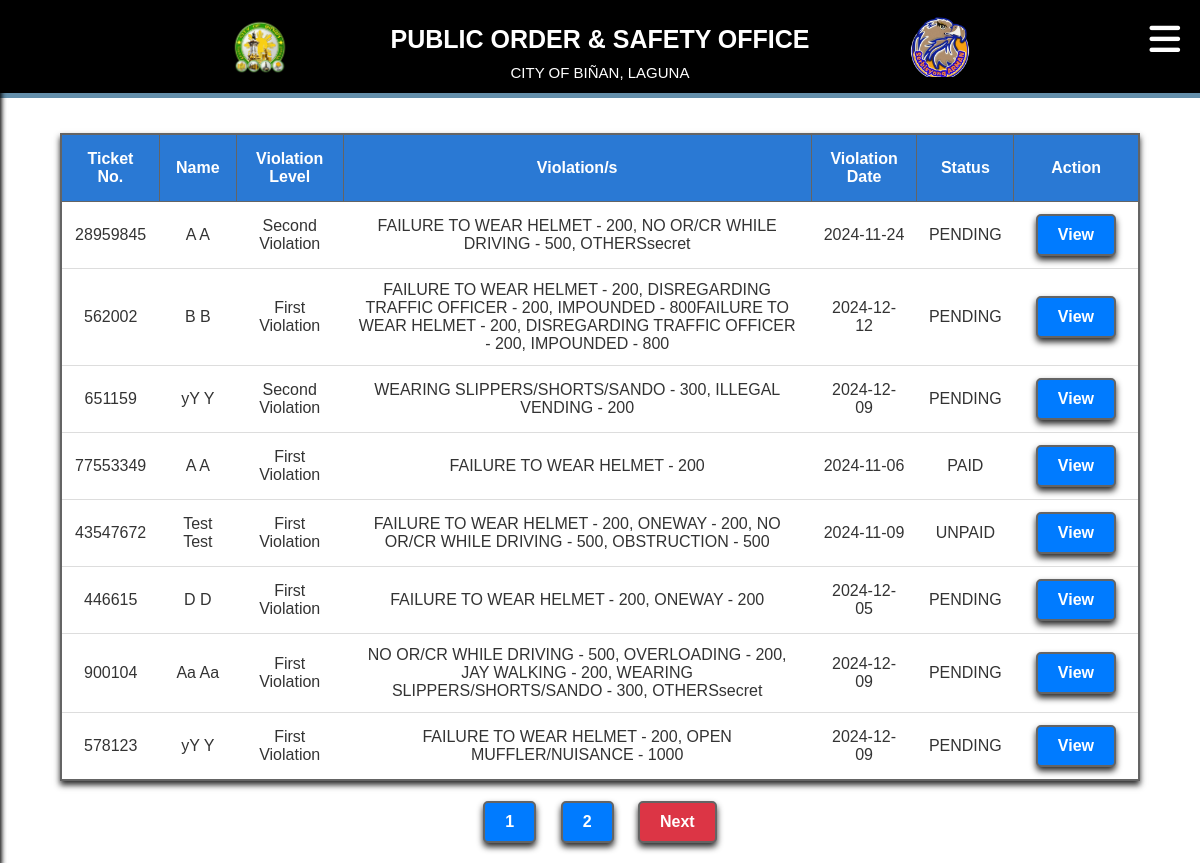
/admin/report.php (signed in), run on an earlier commit of the app's database.
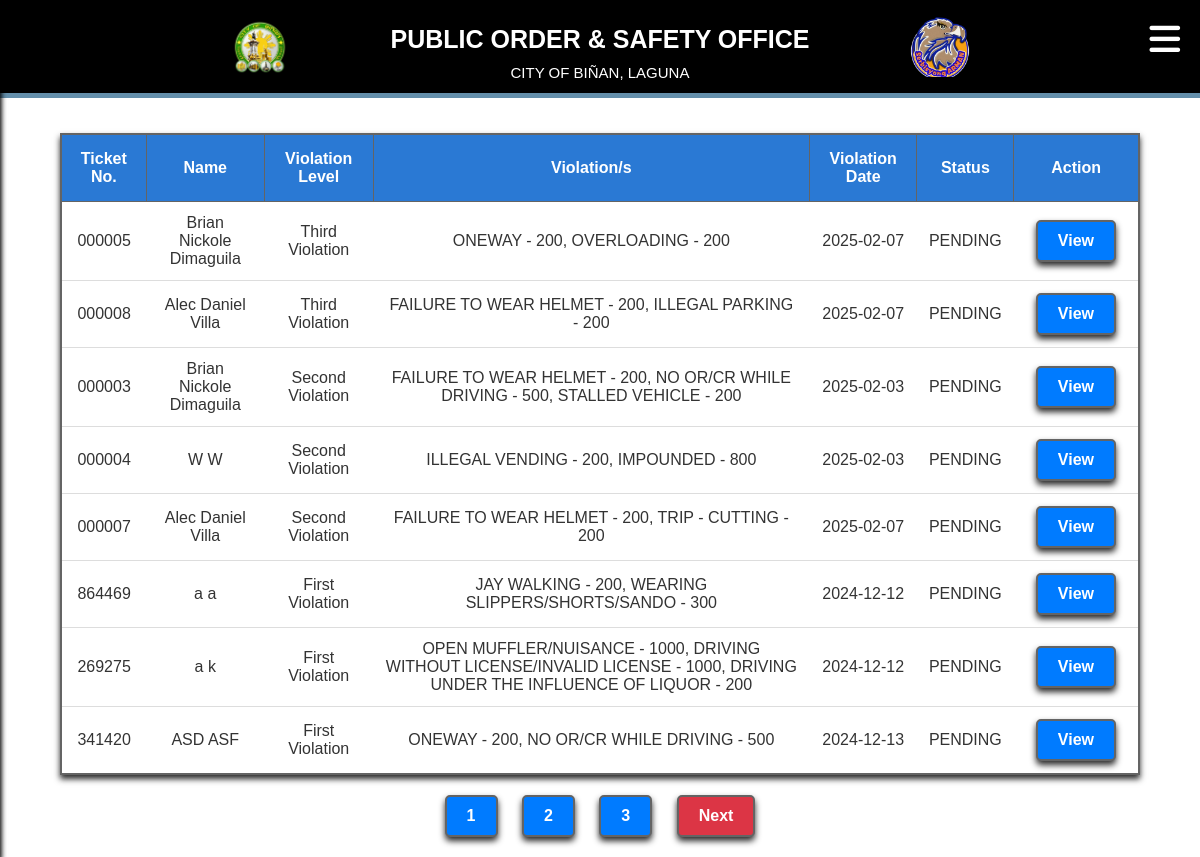
And on a later commit of the database.
### tables this page shows
CREATE TABLE `report` (
  `ID` int(11) NOT NULL,
  `ticket_number` varchar(6) DEFAULT NULL,
  `first_name` varchar(100) DEFAULT NULL,
  `middle_name` varchar(100) DEFAULT NULL,
  `last_name` varchar(100) DEFAULT NULL,
  `dob` date DEFAULT NULL,
  `address` varchar(255) DEFAULT NULL,
  `license` varchar(255) NOT NULL,
  `confiscated` enum('yes','no') NOT NULL,
  `violation_date` date DEFAULT NULL,
  `violation_time` time DEFAULT NULL,
  `street` varchar(100) DEFAULT NULL,
  `plate_number` varchar(20) DEFAULT NULL,
  `city` varchar(100) DEFAULT NULL,
  `registration` varchar(100) DEFAULT NULL,
  `vehicle_type` varchar(50) DEFAULT NULL,
  `vehicle_owner` varchar(100) DEFAULT NULL,
  `created_at` timestamp NOT NULL DEFAULT current_timestamp(),
  `signature` longblob NOT NULL
);

### admin/report.php (the view, shortened to what the changed rows need)
<?php
include 'connection.php';
$filter = isset($_GET['filter']) ? $_GET['filter'] : '';
$searchTerm = isset($_GET['search']) ? $_GET['search'] : '';
$limit = 8;
$page = isset($_GET['page']) ? $_GET['page'] : 1;
$start = ($page - 1) * $limit;
$sql = "
    SELECT
        r.ticket_number,
        r.violation_date,
        r.first_name,
        r.last_name,
        COALESCE(v.STATUS, v2.STATUS, v3.STATUS) AS payment_status,
        CASE
            WHEN v.ticket_number IS NOT NULL THEN 'First Violation'
            WHEN v2.ticket_number IS NOT NULL THEN 'Second Violation'
            WHEN v3.ticket_number IS NOT NULL THEN 'Third Violation'
            ELSE 'Unknown'
        END AS violation_level,
        CONCAT(
            IFNULL(v.first_violation, ''),
            IFNULL(v.others_violation, ''),
            IFNULL(v2.second_violation, ''),
            IFNULL(v2.others_violation, ''),
            IFNULL(v3.third_violation, ''),
            IFNULL(v3.others_violation, '')
        ) AS violations
    FROM
        report AS r
    LEFT JOIN
        violation AS v ON r.ticket_number = v.ticket_number
    LEFT JOIN
        2_violation AS v2 ON r.ticket_number = v2.ticket_number
    LEFT JOIN
        3_violation AS v3 ON r.ticket_number = v3.ticket_number
    WHERE
        (r.ticket_number LIKE :searchTerm
        OR r.first_name LIKE :searchTerm
        OR r.last_name LIKE :searchTerm)
";
$sql .= " LIMIT :start, :limit";
$stmt = $conn->prepare($sql);
$stmt->bindValue(':searchTerm', '%' . $searchTerm . '%');
$stmt->bindValue(':start', $start, PDO::PARAM_INT);
$stmt->bindValue(':limit', $limit, PDO::PARAM_INT);
$stmt->execute();
$reports = $stmt->fetchAll(PDO::FETCH_ASSOC);
$totalStmt = $conn->prepare("
    SELECT COUNT(*)
    FROM report AS r
    LEFT JOIN
        violation AS v ON r.ticket_number = v.ticket_number
    LEFT JOIN
        2_violation AS v2 ON r.ticket_number = v2.ticket_number
    LEFT JOIN
        3_violation AS v3 ON r.ticket_number = v3.ticket_number
    WHERE
        (r.ticket_number LIKE :searchTerm
        OR r.first_name LIKE :searchTerm
        OR r.last_name LIKE :searchTerm)
");
$totalStmt->bindValue(':searchTerm', '%' . $searchTerm . '%');
$totalStmt->execute();
$totalRecords = $totalStmt->fetchColumn();
$totalPages = ceil($totalRecords / $limit);
?>
<!DOCTYPE html>
<html lang="en">
<head>
    <link rel="stylesheet" href="/poso/admin/css/report1.css">
    <link rel="stylesheet" href="https://cdnjs.cloudflare.com/ajax/libs/font-awesome/6.0.0-beta3/css/all.min.css">
</head>
<body>
<div class="main-content">
        <table class="table mt-5">
            <thead>
                <tr>
                    <th>Ticket No.</th>
                    <th>Name</th>
                    <th>Violation Level</th>
                    <th>Violation/s</th>
                    <th>Violation Date</th>
                    <th>Status</th>
                    <th>Action</th>
                </tr>
            </thead>
            <tbody>
                <?php foreach ($reports as $report) : ?>
                    <tr>
                        <td><?php echo htmlspecialchars($report['ticket_number']); ?></td>
                        <td><?php echo htmlspecialchars($report['first_name']) . ' ' . htmlspecialchars($report['last_name']); ?></td>
                        <td><?php echo htmlspecialchars($report['violation_level']); ?></td>
                        <td><?php echo htmlspecialchars($report['violations']); ?></td>
                        <td><?php echo htmlspecialchars($report['violation_date']); ?></td>
                        <td><?php echo htmlspecialchars($report['payment_status']); ?></td>
                        <td>
                            <a href="sm.php?ticket_number=<?php echo htmlspecialchars($report['ticket_number']); ?>" class="pagination-btn">View</a>
                        </td>
                    </tr>
                <?php endforeach; ?>
            </tbody>
        </table>
        <div class="pagination">
    <?php
        for ($i = 1; $i <= $totalPages; $i++):
            $activeClass = ($i == $page) ? 'active' : '';
    ?>
        <a href="?page=<?php echo $i; ?>&search=<?php echo urlencode($searchTerm); ?>&filter=<?php echo urlencode($filter); ?>" class="pagination-btn <?php echo $activeClass; ?>"><?php echo $i; ?></a>
    <?php endfor; ?>
    <?php
        if ($page < $totalPages):
    ?>
        <a href="?page=<?php echo min($totalPages, $page + 1); ?>&search=<?php echo urlencode($searchTerm); ?>&filter=<?php echo urlencode($filter); ?>" class="pagination-btn next">Next</a>
    <?php endif; ?>
</div>
    </div>
</body>
</html>

What changed in the data, as far as the page shows it:
removed report: ticket_number "28959845", first_name "A", last_name "A", violation_level "Second Violation", violations "FAILURE TO WEAR HELMET - 200, NO OR/CR WHILE DRIVING - 500, OTHERSsecret", violation_date "2024-11-24", payment_status "PENDING"
removed report: ticket_number "562002", first_name "B", last_name "B", violation_level "First Violation", violations "FAILURE TO WEAR HELMET - 200, DISREGARDING TRAFFIC OFFICER - 200, IMPOUNDED - 800FAILURE TO WEAR HELMET - 200, DISREGARDING TRAFFIC OFFICER - 200, IMPOUNDED - 800", violation_date "2024-12-12", payment_status "PENDING"
removed report: ticket_number "651159", first_name "yY", last_name "Y", violation_level "Second Violation", violations "WEARING SLIPPERS/SHORTS/SANDO - 300, ILLEGAL VENDING - 200", violation_date "2024-12-09", payment_status "PENDING"
removed report: ticket_number "77553349", first_name "A", last_name "A", violation_level "First Violation", violations "FAILURE TO WEAR HELMET - 200", violation_date "2024-11-06", payment_status "PAID"
removed report: ticket_number "43547672", first_name "Test", last_name "Test", violation_level "First Violation", violations "FAILURE TO WEAR HELMET - 200, ONEWAY - 200, NO OR/CR WHILE DRIVING - 500, OBSTRUCTION - 500", violation_date "2024-11-09", payment_status "UNPAID"
removed report: ticket_number "446615", first_name "D", last_name "D", violation_level "First Violation", violations "FAILURE TO WEAR HELMET - 200, ONEWAY - 200", violation_date "2024-12-05", payment_status "PENDING"
removed report: ticket_number "900104", first_name "Aa", last_name "Aa", violation_level "First Violation", violations "NO OR/CR WHILE DRIVING - 500, OVERLOADING - 200, JAY WALKING - 200, WEARING SLIPPERS/SHORTS/SANDO - 300, OTHERSsecret", violation_date "2024-12-09", payment_status "PENDING"
removed report: ticket_number "578123", first_name "yY", last_name "Y", violation_level "First Violation", violations "FAILURE TO WEAR HELMET - 200, OPEN MUFFLER/NUISANCE - 1000", violation_date "2024-12-09", payment_status "PENDING"
added report: ticket_number "000005", first_name "Brian Nickole", last_name "Dimaguila", violation_level "Third Violation", violations "ONEWAY - 200, OVERLOADING - 200", violation_date "2025-02-07", payment_status "PENDING"
added report: ticket_number "000008", first_name "Alec Daniel", last_name "Villa", violation_level "Third Violation", violations "FAILURE TO WEAR HELMET - 200, ILLEGAL PARKING - 200", violation_date "2025-02-07", payment_status "PENDING"
added report: ticket_number "000003", first_name "Brian Nickole", last_name "Dimaguila", violation_level "Second Violation", violations "FAILURE TO WEAR HELMET - 200, NO OR/CR WHILE DRIVING - 500, STALLED VEHICLE - 200", violation_date "2025-02-03", payment_status "PENDING"
added report: ticket_number "000004", first_name "W", last_name "W", violation_level "Second Violation", violations "ILLEGAL VENDING - 200, IMPOUNDED - 800", violation_date "2025-02-03", payment_status "PENDING"
added report: ticket_number "000007", first_name "Alec Daniel", last_name "Villa", violation_level "Second Violation", violations "FAILURE TO WEAR HELMET - 200, TRIP - CUTTING - 200", violation_date "2025-02-07", payment_status "PENDING"
added report: ticket_number "864469", first_name "a", last_name "a", violation_level "First Violation", violations "JAY WALKING - 200, WEARING SLIPPERS/SHORTS/SANDO - 300", violation_date "2024-12-12", payment_status "PENDING"
added report: ticket_number "269275", first_name "a", last_name "k", violation_level "First Violation", violations "OPEN MUFFLER/NUISANCE - 1000, DRIVING WITHOUT LICENSE/INVALID LICENSE - 1000, DRIVING UNDER THE INFLUENCE OF LIQUOR - 200", violation_date "2024-12-12", payment_status "PENDING"
added report: ticket_number "341420", first_name "ASD", last_name "ASF", violation_level "First Violation", violations "ONEWAY - 200, NO OR/CR WHILE DRIVING - 500", violation_date "2024-12-13", payment_status "PENDING"
Also different on the page:
new list line: "3"
